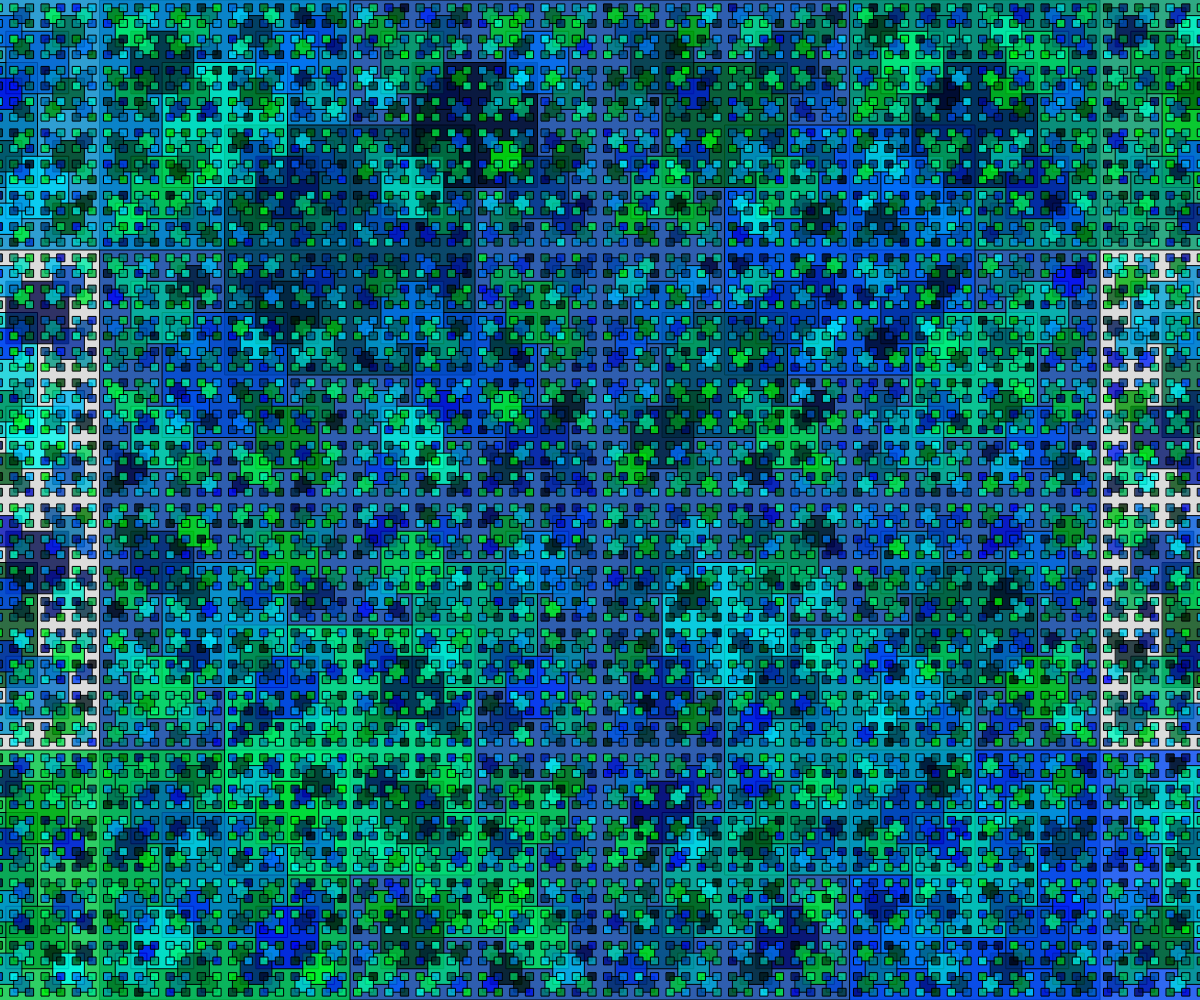
Frame 1 (no input)
Frame 60 (no input): identical to frame 1, image omitted
Frame 120 (the mouse pressed at the canvas centre since frame 60): identical to frame 1, image omitted

The p5.js sketch that drew this single still picture (run headless with seeded random() and noise() and a simulated clock; from frame 60 on, the mouse is pressed at the canvas centre):

// p5.js sketch
// ── sketch.js
// Project Title
// Your Name
// Date
//
// Extra for Experts:
// - describe what you did to take this project "above and beyond"


function setup() {
  createCanvas(windowWidth, windowHeight);
  ellipseMode(CENTER);
  rectMode(CENTER);
  // noFill();
}

function draw() {
  randomSeed(4.9092)
  background(220);
  // circles(width/2,height/2,height);
  rectangles(width/2,height/2,height);
}

function circles(x,y,d){
  if(d > 5){
    ellipse(x,y,d,d);
    circles(x-d/2,y,d/2);
    circles(x+d/2,y,d/2);
    circles(x,y+d/2,d/2);
  }
}

function rectangles(x,y,sideLength){
  if(sideLength > 5){
    let half = sideLength / 2;
    fill(0,random(255),random(255),200);
    rect(x,y,sideLength,sideLength);
    rectangles(x-half,y-half,half);
    rectangles(x+half,y-half,half);
    rectangles(x+half,y+half,half);
    rectangles(x-half,y+half,half);
  }
}
